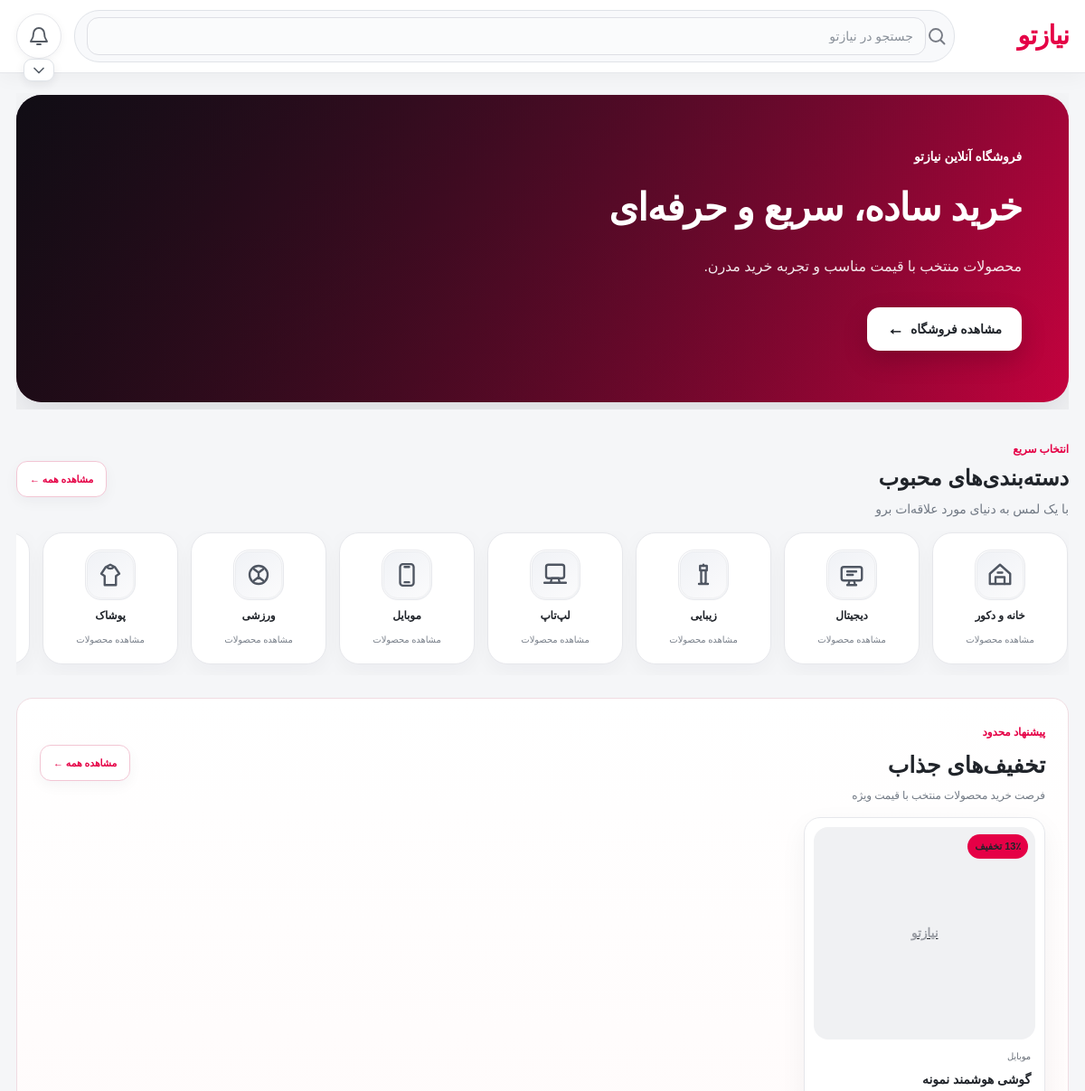
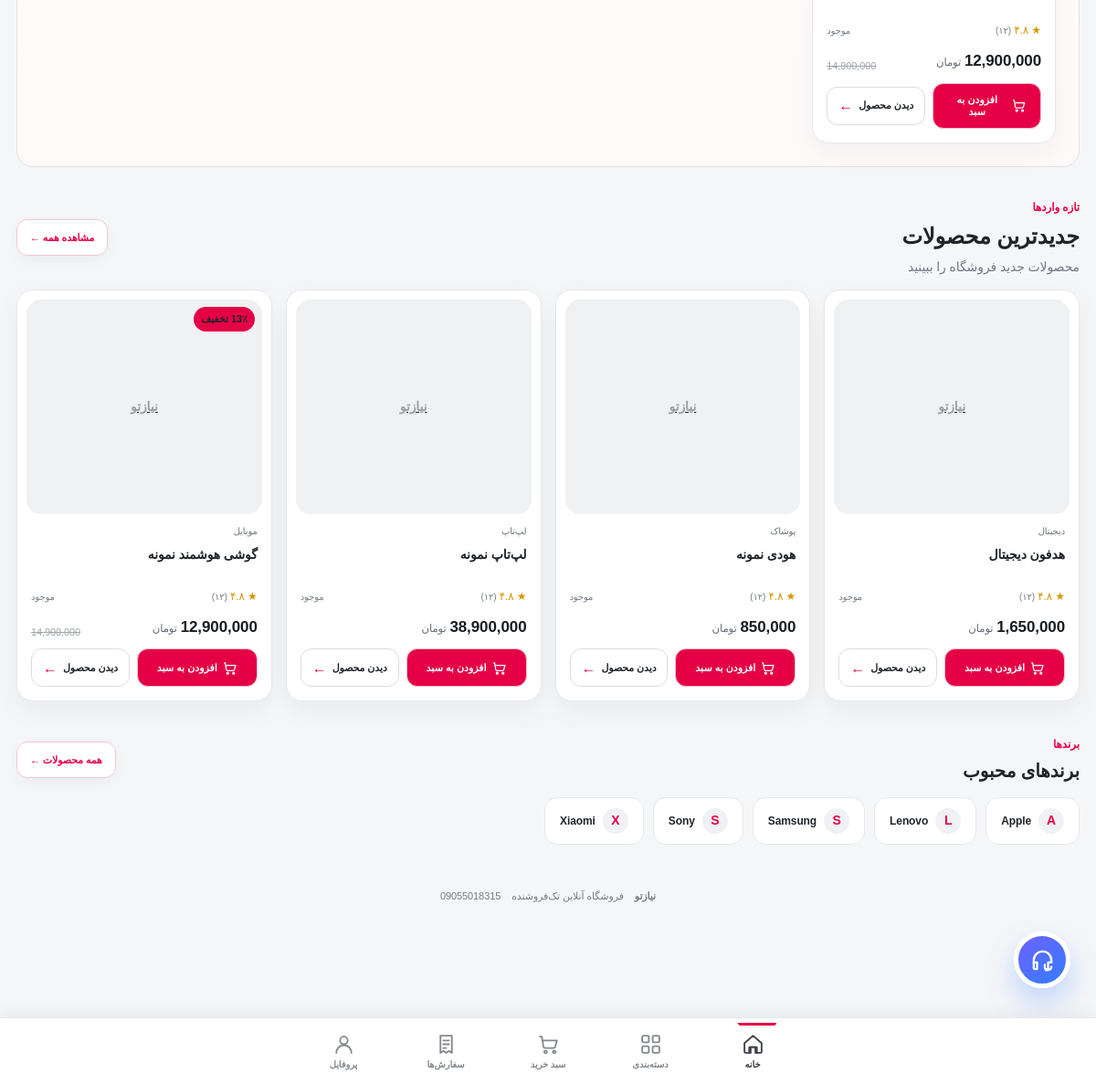
The page / on the database its author committed (2 pictures, top to bottom).
### app/models.py (models this page shows)
class SiteSetting(db.Model):
    id=db.Column(db.Integer,primary_key=True)
    key=db.Column(db.String(160),unique=True,nullable=False)
    value=db.Column(db.Text,default="")

class Category(db.Model):
    id=db.Column(db.Integer,primary_key=True)
    name=db.Column(db.String(120),nullable=False)
    slug=db.Column(db.String(140),unique=True,nullable=False)
    parent_id=db.Column(db.Integer,db.ForeignKey("category.id"))
    image=db.Column(db.String(255),default="")
    icon=db.Column(db.String(80),default="grid")
    is_active=db.Column(db.Boolean,default=True)
    products=db.relationship("Product",backref="category",lazy=True)

class Product(db.Model):
    id=db.Column(db.Integer,primary_key=True)
    name=db.Column(db.String(180),nullable=False)
    slug=db.Column(db.String(220),unique=True,nullable=False)
    description=db.Column(db.Text,default="")
    price=db.Column(db.Integer,nullable=False)
    compare_price=db.Column(db.Integer,default=0)
    stock=db.Column(db.Integer,default=0)
    sku=db.Column(db.String(80),default="")
    image=db.Column(db.String(255),default="")
    category_id=db.Column(db.Integer,db.ForeignKey("category.id"))
    brand_id=db.Column(db.Integer,db.ForeignKey("brand.id"),nullable=True)
    seller_id=db.Column(db.Integer,db.ForeignKey("seller.id"),nullable=True)
    attributes=db.Column(db.Text,default="{}")
    is_active=db.Column(db.Boolean,default=True)
    created_at=db.Column(db.DateTime,default=datetime.utcnow)
    images=db.relationship("ProductImage",backref="product",cascade="all,delete-orphan")
    variants=db.relationship("ProductVariant",backref="product",cascade="all,delete-orphan")
    seller=db.relationship("Seller",backref="products")

class Brand(db.Model):
    id=db.Column(db.Integer,primary_key=True)
    name=db.Column(db.String(120),unique=True,nullable=False)
    slug=db.Column(db.String(140),unique=True,nullable=False)
    logo=db.Column(db.String(255),default="")
    is_active=db.Column(db.Boolean,default=True)
    products=db.relationship("Product",backref="brand",lazy=True)

### app/routes.py (the view)
@main.route("/")
def index():
    products=db.session.execute(db.select(Product).where(Product.is_active==True).order_by(Product.created_at.desc()).limit(16)).scalars().all()
    categories=db.session.execute(db.select(Category).where(Category.is_active==True).order_by(Category.name)).scalars().all()
    brands=db.session.execute(db.select(Brand).where(Brand.is_active==True).order_by(Brand.name)).scalars().all()
    sliders=Banner.query.filter_by(kind="slider",is_active=True).order_by(Banner.sort_order.asc(),Banner.id.desc()).all()
    banners=Banner.query.filter_by(kind="banner",is_active=True).order_by(Banner.sort_order.asc(),Banner.id.desc()).all()
    sale_products=[p for p in Product.query.filter_by(is_active=True).order_by(Product.created_at.desc()).limit(30).all() if discount_for(p)>0][:8]
    slider_visuals={s.id:{"bg":setting(f"banner.{s.id}.bg","#9f1239"),"text":setting(f"banner.{s.id}.text","#ffffff"),"button":setting(f"banner.{s.id}.button","#ffffff"),"button_text":setting(f"banner.{s.id}.button_text","#202124")} for s in sliders}
    return render_template("index.html",products=products,categories=categories,brands=brands,sliders=sliders,banners=banners,sale_products=sale_products,discount_for=discount_for,slider_visuals=slider_visuals)

### app/__init__.py (called while the page is built)
def _setting(key,default=""):
    from .models import SiteSetting
    x=db.session.execute(db.select(SiteSetting).filter_by(key=key)).scalar_one_or_none()
    return x.value if x else default

### app/routes.py (called while the page is built, shortened)
def preview_enabled():
    return PREVIEW_MODE

def ensure_preview_user():
    if not preview_enabled():
        return None
    username="__preview_admin__"
    u=User.query.filter_by(username=username).first()
    if not u:
        u=User(username=username,password_hash=generate_password_hash(secrets.token_urlsafe(24)),phone="",full_name="مدیر نسخه نمایشی",is_admin=True,role="admin",is_active=True)
        db.session.add(u); db.session.commit()
    elif not u.is_admin or not u.is_active:
        u.is_admin=True; u.role="admin"; u.is_active=True; db.session.commit()
    session["user_id"]=u.id
    session["preview_mode"]=True
    return u

def csrf():
    if "_csrf" not in session: session["_csrf"]=secrets.token_urlsafe(32)
    return session["_csrf"]

@main.app_context_processor
def template_globals(): return {"csrf_token":csrf}

@main.before_request
def protect():
    if request.method=="POST" and request.form.get("_csrf")!=session.get("_csrf"): abort(400,"CSRF token invalid")
    if preview_enabled():
        ensure_preview_user()
        return None

def discount_for(product):
    if product.compare_price and product.compare_price>product.price:
        return round((1-product.price/product.compare_price)*100)
    return 0

### app/templates/index.html (shortened to what this page needs)
{% extends "base.html" %}{% block title %}{{site_name}} | فروشگاه آنلاین{% endblock %}{% block content %}
<section class="hero-slider">{% if sliders %}{% for s in sliders %}{% set v=slider_visuals[s.id] %}<a class="slide managed-slide" href="{{s.link or url_for('main.shop')}}" style="--slide-bg:{{v.bg}};--slide-text:{{v.text}};--slide-button:{{v.button}};--slide-button-text:{{v.button_text}};{% if s.image %}background-image:linear-gradient(90deg,rgba(0,0,0,.60),rgba(0,0,0,.10)),url('{{url_for('main.image',filename=s.image)}}');{% endif %}"><div><span>پیشنهاد ویژه {{site_name}}</span><h1>{{s.title or 'خرید ساده، سریع و حرفه‌ای'}}</h1><p>{{s.subtitle}}</p><strong class="slide-cta">مشاهده محصولات <b aria-hidden="true">←</b></strong></div></a>{% endfor %}{% else %}<a class="slide default-slide" href="{{url_for('main.shop')}}"><div><span>فروشگاه آنلاین {{site_name}}</span><h1>خرید ساده، سریع و حرفه‌ای</h1><p>محصولات منتخب با قیمت مناسب و تجربه خرید مدرن.</p><strong class="slide-cta">مشاهده فروشگاه <b aria-hidden="true">←</b></strong></div></a>{% endif %}</section>
<section class="section-head premium-section-head"><div><span class="eyebrow">انتخاب سریع</span><h2>دسته‌بندی‌های محبوب</h2><p class="muted">با یک لمس به دنیای مورد علاقه‌ات برو</p></div><a href="{{url_for('main.shop')}}">مشاهده همه ←</a></section><div class="cats premium-cats">{% for c in categories %}<a class="cat-pill" href="{{url_for('main.shop',category=c.id)}}"><span class="cat-icon-wrap"><svg class="cat-svg-svg" aria-hidden="true"><use href="#cat-{% if c.icon in ['digital','electronics'] %}electronics{% elif c.icon in ['mobile','phone'] %}phone{% elif c.icon in ['laptop','computer'] %}computer{% elif c.icon in ['fashion','clothing'] %}clothing{% elif c.icon in ['home','home2'] %}home2{% elif c.icon in ['beauty','beauty2'] %}beauty2{% elif c.icon in ['book','book2'] %}book2{% elif c.icon in ['sport','sport2'] %}sport2{% else %}grocery{% endif %}"/></svg></span><b>{{c.name}}</b><small>مشاهده محصولات</small></a>{% endfor %}</div>
{% if sale_products %}<section class="deal-section premium-deal"><div class="deal-top"><div><span class="eyebrow">پیشنهاد محدود</span><h2>تخفیف‌های جذاب</h2><p>فرصت خرید محصولات منتخب با قیمت ویژه</p></div><a href="{{url_for('main.shop',sale=1)}}">مشاهده همه ←</a></div><div class="grid product-grid">{% for p in sale_products %}{% include "_product_card.html" %}{% endfor %}</div></section>{% endif %}
<section class="section-head premium-section-head"><div><span class="eyebrow">تازه واردها</span><h2>جدیدترین محصولات</h2><p class="muted">محصولات جدید فروشگاه را ببینید</p></div><a href="{{url_for('main.shop')}}">مشاهده همه ←</a></section><div class="grid product-grid">{% for p in products %}{% include "_product_card.html" %}{% else %}<div class="card empty">هنوز محصولی اضافه نشده است.</div>{% endfor %}</div>
{% if brands %}<section class="brands premium-brands"><div class="section-head"><div><span class="eyebrow">برندها</span><h2>برندهای محبوب</h2></div><a href="{{url_for('main.shop')}}">همه محصولات ←</a></div><div class="brand-row">{% for b in brands %}<a href="{{url_for('main.shop',brand=b.id)}}"><span>{{b.name[:1]}}</span><b>{{b.name}}</b></a>{% endfor %}</div></section>{% endif %}
{% endblock %}

### app/templates/base.html (shortened to what this page needs)
<!doctype html><html lang="fa" dir="rtl"><head><link rel="stylesheet" href="{{url_for('static',filename='style.css')}}"></head><body>
<header class="topbar"><div class="topbar-inner"><div class="top-main"><a class="brand" href="{{url_for('main.index')}}">{{site_name or 'نیازتو'}}</a><div class="search-row"><form class="search-box" action="{{url_for('main.shop')}}" method="get"><svg class="svg-icon search-svg"><use href="#i-search"/></svg><input name="q" placeholder="جستجو در {{site_name or 'نیازتو'}}" value="{{request.args.get('q','')}}"></form></div><div class="header-actions"><a class="bell-btn" href="{{url_for('main.notifications')}}" aria-label="اعلان‌ها"><svg class="svg-icon"><use href="#i-bell"/></svg></a><details class="track-menu track-below-bell"><summary aria-label="پیگیری مرسوله"><svg class="svg-icon"><use href="#i-chevron"/></svg></summary></details></div></div></div></header>
<main class="page-wrap">{% with msgs=get_flashed_messages() %}{% for m in msgs %}<div class="flash">{{m}}</div>{% endfor %}{% endwith %}{% block content %}{% endblock %}</main>
<a class="support-fab" href="{{url_for('main.support')}}" aria-label="پشتیبانی"><svg class="fab-headset"><use href="#i-headset"/></svg></a>
<nav class="bottom-nav"><div class="bottom-nav-inner"><a href="{{url_for('main.profile')}}" class="{% if request.endpoint=='main.profile' %}active{% endif %}"><svg class="nav-icon"><use href="#i-user"/></svg><small>پروفایل</small></a><a href="{{url_for('main.orders')}}" class="{% if request.endpoint=='main.orders' %}active{% endif %}"><svg class="nav-icon"><use href="#i-receipt"/></svg><small>سفارش‌ها</small></a><a href="{{url_for('main.cart')}}" class="{% if request.endpoint in ['main.cart','main.checkout'] %}active{% endif %}"><svg class="nav-icon"><use href="#i-cart"/></svg><small>سبد خرید</small></a><a href="{{url_for('main.shop')}}" class="{% if request.endpoint in ['main.shop','main.product'] %}active{% endif %}"><svg class="nav-icon"><use href="#i-grid"/></svg><small>دسته‌بندی</small></a><a href="{{url_for('main.index')}}" class="{% if request.endpoint=='main.index' %}active{% endif %}"><svg class="nav-icon"><use href="#i-home"/></svg><small>خانه</small></a></div></nav><footer><b>{{site_name or 'نیازتو'}}</b><span>فروشگاه آنلاین تک‌فروشنده</span><span>{{support_phone}}</span></footer>
</body></html>

### app/templates/_product_card.html (shortened to what this page needs)
<article class="product-card premium-product-card">
  <a class="product-media" href="{{url_for('main.product',product_id=p.id)}}">
    {% if p.image %}<img loading="lazy" src="{{url_for('main.image',filename=p.image)}}" alt="{{p.name}}">{% else %}<div class="placeholder">{{site_name}}</div>{% endif %}
    {% if discount_for(p)>0 %}<span class="discount-badge">{{discount_for(p)}}٪ تخفیف</span>{% endif %}
  </a>
  <div class="product-body">
    <div class="product-meta-top"><span>{{p.category.name if p.category else 'محصول'}}</span>{% if p.brand %}<span>{{p.brand.name}}</span>{% endif %}</div>
    <a href="{{url_for('main.product',product_id=p.id)}}"><h3>{{p.name}}</h3></a>
    <div class="rating-line"><span>★ ۴.۸ <small>(۱۲)</small></span>{% if p.stock>0 %}<small class="stock-ok">موجود</small>{% else %}<small class="danger">ناموجود</small>{% endif %}</div>
    <div class="price-line"><div><strong>{{"{:,}".format(p.price)}}</strong> <small>{{site_currency}}</small></div>{% if p.compare_price>p.price %}<del>{{"{:,}".format(p.compare_price)}}</del>{% endif %}</div>
    <div class="actions"><form method="post" action="{{url_for('main.cart_add',product_id=p.id)}}"><input type="hidden" name="_csrf" value="{{csrf_token()}}"><button class="cart-mini" {% if p.stock<=0 %}disabled{% endif %}><svg><use href="#i-cart"/></svg> افزودن به سبد</button></form><a class="product-view-btn" href="{{url_for('main.product',product_id=p.id)}}" aria-label="دیدن محصول">دیدن محصول <span aria-hidden="true">←</span></a></div>
  </div>
</article>

### rows shown on the page
SiteSetting: value "نیازتو", q "جستجو در نیازتو"
Category: name "خانه و دکور"
Category: name "دیجیتال"
Category: name "زیبایی"
Category: name "لپ‌تاپ"
Category: name "موبایل"
Category: name "ورزشی"
Category: name "پوشاک"
Product: compare_price+price "13", category "موبایل", name "گوشی هوشمند نمونه", stock "موجود", price "12,900,000", compare_price "14,900,000"
SiteSetting: value "تومان"
Product: category "دیجیتال", name "هدفون دیجیتال", stock "موجود", price "1,650,000"
Product: category "پوشاک", name "هودی نمونه", stock "موجود", price "850,000"
Product: category "لپ‌تاپ", name "لپ‌تاپ نمونه", stock "موجود", price "38,900,000"
Brand: name "A", name "Apple"
Brand: name "L", name "Lenovo"
Brand: name "S", name "Samsung"
Brand: name "S", name "Sony"
Brand: name "X", name "Xiaomi"
SiteSetting: value "09055018315"
